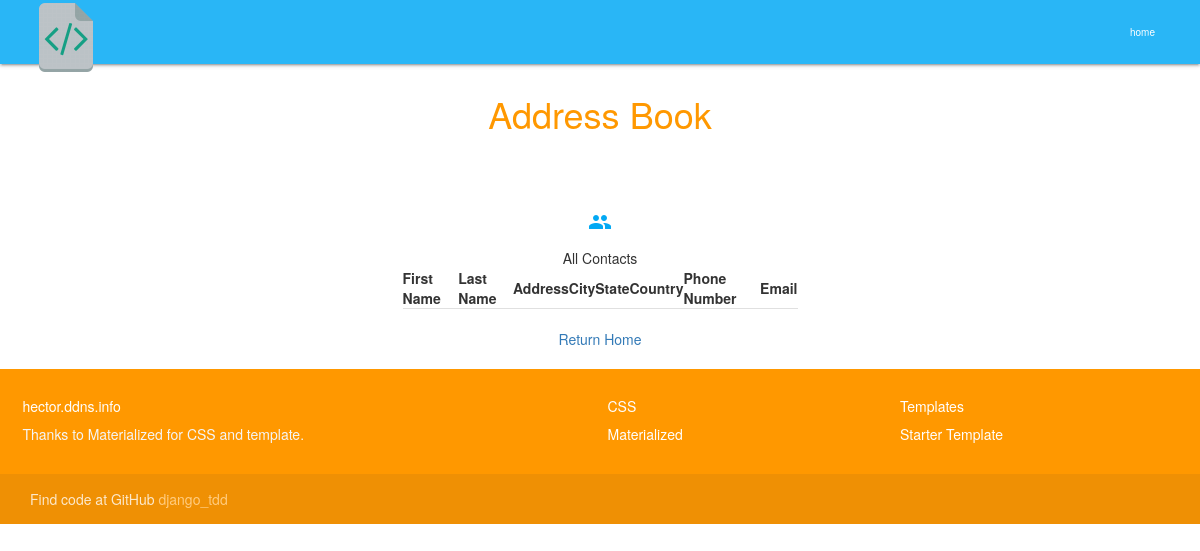
The page /all/ on the database as committed earlier.
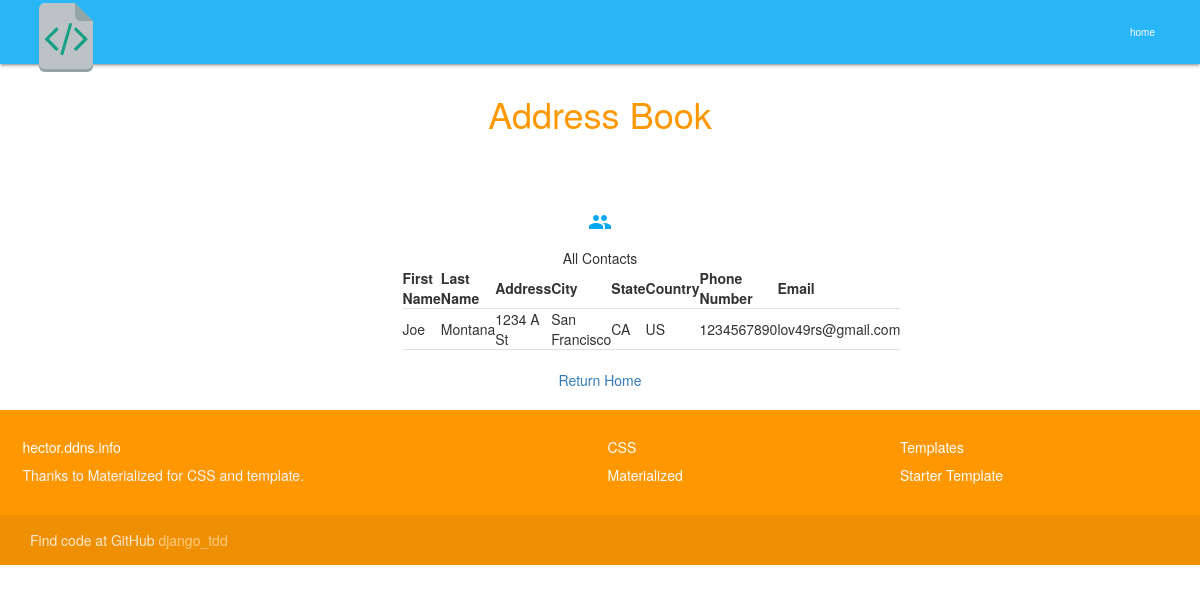
The same page on the database as committed later.
### user_contacts/models.py (models this page shows, shortened)
class Phone(models.Model):
    person = models.ForeignKey('Person', on_delete=models.PROTECT)
    number = models.CharField(max_length=10, validators = [validate_number])

class Person(models.Model):
    first_name = models.CharField(max_length = 30, validators = [validate_string])
    last_name = models.CharField(max_length = 30, validators = [validate_string])
    email = models.EmailField(null = True, blank = True)
    address = models.TextField(null = True, blank = True)
    city = models.CharField(max_length = 15, null = True,blank = True)
    state = models.CharField(max_length = 15, null = True, blank = True, validators = [validate_string])
    country = models.CharField(max_length = 15, null = True, blank = True)

### user_contacts/views.py (the view)
# urls.py: url(r'^all/$', ViewTest.all_contacts),
    def all_contacts(request):
        contacts = Phone.objects.all()
        return render_to_response('all.html', {'contacts':contacts})

### user_contacts/templates/all.html
{% extends "layout.html" %}
{% block content %}
  {% block subheader %}
      All Contacts
  {% endblock %}
    <table border="1" cellpadding="5">
      <tr>
        <th>First Name</th>
        <th>Last Name</th>
        <th>Address</th>
        <th>City</th>
        <th>State</th>
        <th>Country</th>
        <th>Phone Number</th>
        <th>Email</th>
      </tr>
      {% for contact in contacts %}
        <tr>
          <td>{{contact.person.first_name}}</td>
          <td>{{contact.person.last_name}}</td>
          <td>{{contact.person.address}}</td>
          <td>{{contact.person.city}}</td>
          <td>{{contact.person.state}}</td>
          <td>{{contact.person.country}}</td>
          <td>{{contact.number}}</td>
          <td>{{contact.person.email}}</td>
        </tr>
      {% endfor %}
    </table>
    <br>
    <a href="/">Return Home</a>
  {% endblock %}

Rows that differ between the two databases and show on the page:
added Phone: person.first_name "Joe", person.last_name "Montana", person.address "1234 A St", person.city "San Francisco", person.state "CA", person.country "US", number "1234567890", person.email "lov49rs@gmail.com"
